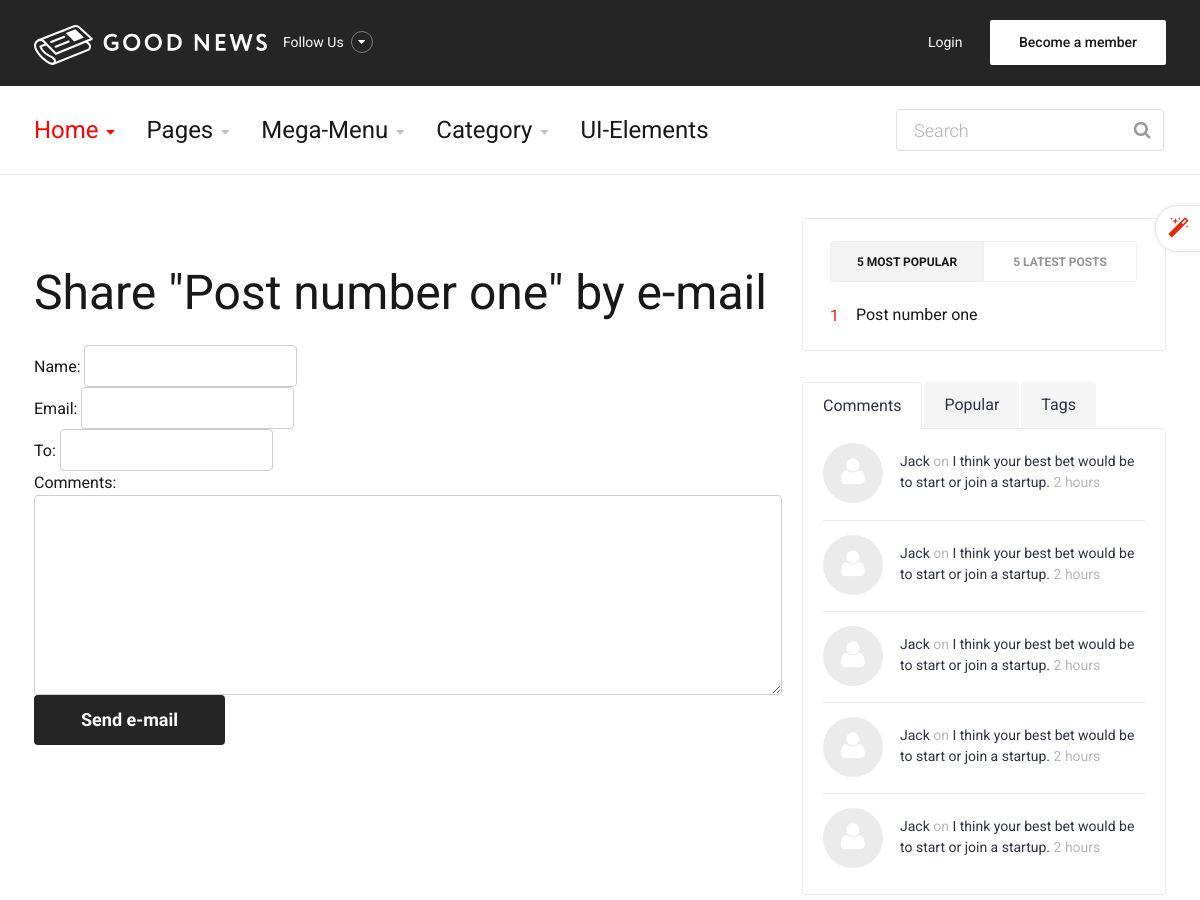
/blog/1/share/ (upper part), run on an earlier commit of the app's database.
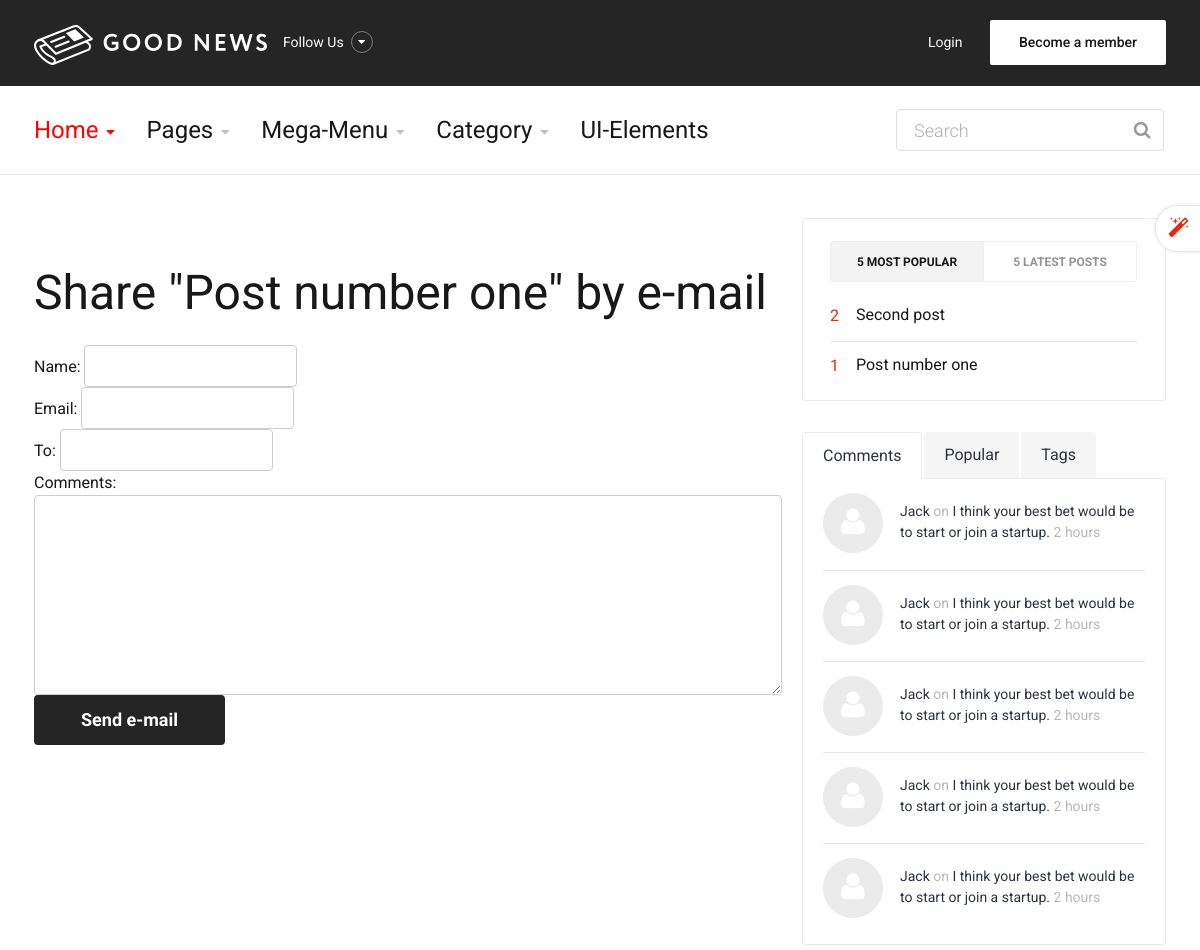
And on a later commit of the database.
### blog/models.py (models this page shows, shortened)
class Post(models.Model):
	STATUS_CHOICES = (
		('draft', 'Draft'),
		('published', 'Published'),
	)
	title = models.CharField(max_length=250)   # заголовок статьи
	slug = models.SlugField(max_length=250, unique_for_date='publish')   # формирования URL-ов в виде букв и цифр для улучшения распознавания поисковой системой
	author = models.ForeignKey(User, on_delete=models.CASCADE, related_name='blog_posts')   # автор публикации
	body = models.TextField()   # сама статья
	publish = models.DateTimeField(default=timezone.now)   # время когда опубликовано
	created = models.DateTimeField(auto_now_add=True)   # время создания
	updated = models.DateTimeField(auto_now=True)   # время редактирования
	status = models.CharField(max_length=10, choices=STATUS_CHOICES, default='draft')  # статус блога (например "опубликовано")
	objects = models.Manager()  # Менеджер по умолчанию
	published = PublishedManager()  # Новый менеджер
	tags = TaggableManager()
	class Meta:
		ordering = ('-publish',)  # сортировка статей по дате публикация (по убыванию)
	def get_absolute_url(self):
		return reverse('blog:post_detail', args=[self.publish.year, self.publish.month, self.publish.day, self.slug])

### blog/views.py (the view)
# urls.py: path('<int:post_id>/share/', views.post_share, name='post_share'),
def post_share(request, post_id):
	post = get_object_or_404(Post, id=post_id, status='published')
	sent = False
	if request.method == 'POST':
		form = EmailPostForm(request.POST)
		if form.is_valid():
			cd = form.cleaned_data
			post_url = request.build_absolute_uri(post.get_absolute_url())
			subject = '{} ({}) recommends you reading "{}"'.format(cd['name'], cd['email'], post.title)
			message = 'Read "{}" at {}\n\n{}\'s comments: {}'.format(post.title, post_url, cd['name'], cd['comments'])
			send_mail(subject, message, 'murloc.helper@gmail.com', [cd['to']])
			sent = True
			return render(request, 'blog/post/share.html', {'post': post, 'form': form, 'sent': sent})
	else:
		form = EmailPostForm() # Сохраняем форму
		return render(request, 'blog/post/share.html', {'post': post, 'form': form, 'sent': sent})

### blog/forms.py
class EmailPostForm(forms.Form):
	name = forms.CharField(max_length=25)
	email = forms.EmailField()
	to = forms.EmailField()
	comments = forms.CharField(required=False,widget=forms.Textarea)

### blog/models.py (called while the page is built)
	def get_queryset(self):
		return super().get_queryset().filter(status='published')

### blog/templatetags/blog_tags.py (called while the page is built)
@register.inclusion_tag('blog/post/latest_posts.html')
def show_latest_posts(count=5):
	latest_posts = Post.published.order_by('-publish')[:count]
	return {'latest_posts': latest_posts}

@register.simple_tag
def get_most_commented_posts(count=5):
	return Post.published.annotate(total_comments=Count('comments')).order_by('total_comments')[:count]

### blog/templates/blog/post/share.html (shortened to what this page needs)
{% extends "blog/base.html" %}
{% block content %}
 	{% if sent %}
 		<h1>E-mail successfully sent</h1>
 		<p>"{{ post.title }}" was successfully sent to {{ form.cleaned_data.to }}.</p>
 	{% else %}
 		<h1>Share "{{ post.title }}" by e-mail</h1>
 		<form action="." method="post">
 			{{ form.as_p }}
 			<input type="submit" value="Send e-mail" />
 		</form>
 	{% endif %}
{% endblock %}

### blog/templates/blog/base.html (shortened to what the changed rows need)
<!DOCTYPE html>
{% load blog_tags %}
{% load static %}
<head>
	<link rel="stylesheet" type="text/css" href="{% static 'css/bootstrap.css' %}" >
	<link rel="stylesheet" type="text/css" href="{% static 'css/style.css' %}">
    <link rel="stylesheet" type="text/css" href="{% static 'css/colors/color1.css' %}">
	<link rel="stylesheet" type="text/css" href="{% static 'css/animate.css' %}">
</head>
<body>
	<section id="main" class="category-page">
		<div class="container">
			<div class="row">
				<div class="col-md-8">
					<div class="post-wrap">
						<article class="post">
							<div class="content">
								{% block content %}{% endblock content %}
							</div>
						</article>
					</div>
				</div>
				<div class="col-md-4">
					<div class="sidebar-widget-1">
						<div class="widget widget-tabs2">
							<div class="tabs style2">
								<div class="content-tab">
								   	<div class="content">
										{% get_most_commented_posts as most_commented_posts %}
											<ul class="most-popular">
												{% for post in most_commented_posts %}
													<li>
														<div class="order">{{ post.id }}</div>
														<p><a href="{{ post.get_absolute_url }}">{{ post.title }}</a></p>
													</li>
												{% endfor %}
											</ul>
								   	</div>
								</div>
							</div>
						</div>
					</div>
				</div>
			</div>
		</div>
	</section>
</body>
</html>

What changed in the data, as far as the page shows it:
added Post: id "2", title "Second post"
